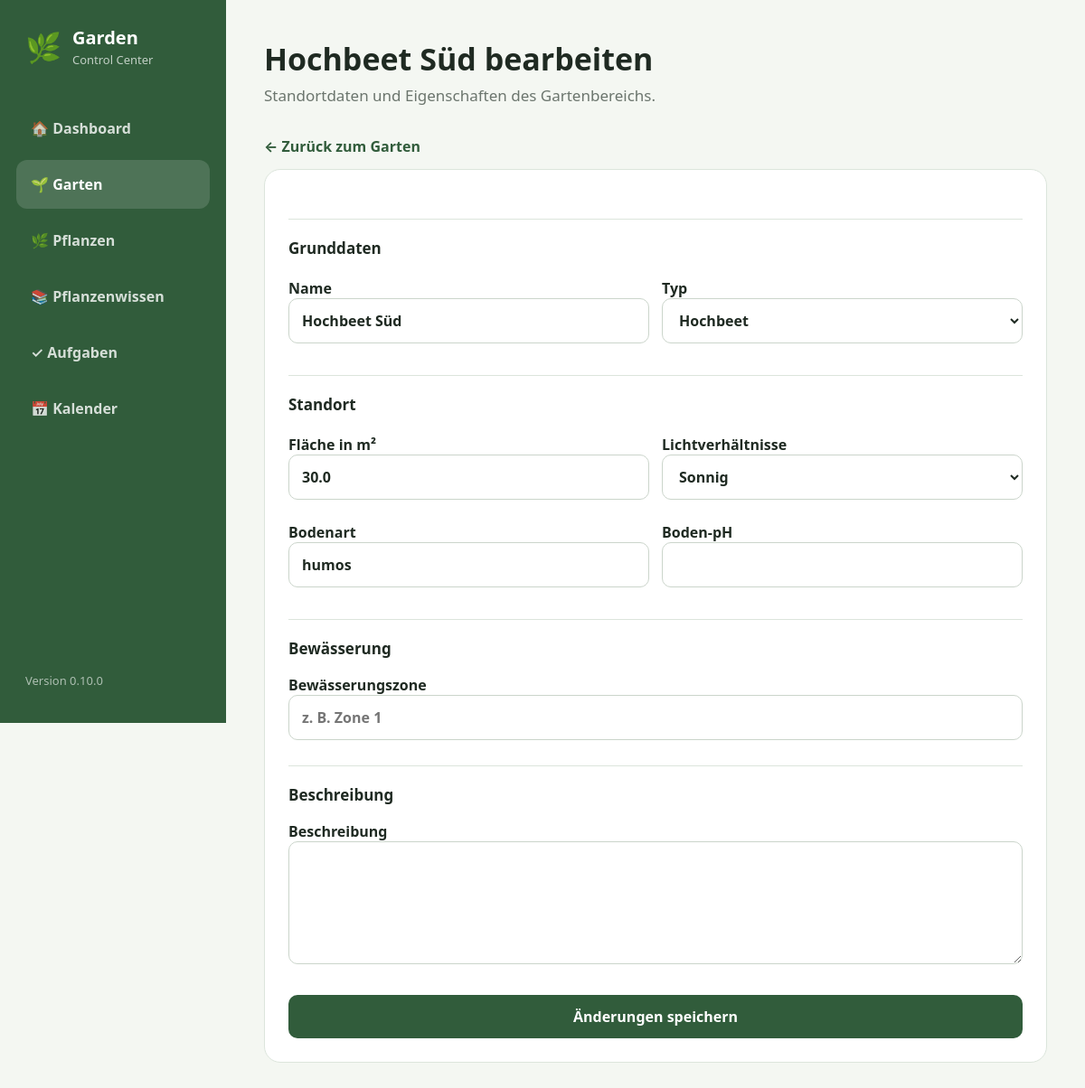
/garden/areas/2/edit, run on the app's committed database.
### app/models/garden_area.py (models this page shows)
class GardenArea(Base):
    __tablename__ = "garden_areas"
    id: Mapped[int] = mapped_column(
        Integer,
        primary_key=True,
        index=True,
    )
    name: Mapped[str] = mapped_column(
        String(100),
        nullable=False,
    )
    area_type: Mapped[str] = mapped_column(
        String(50),
        nullable=False,
    )
    area_size: Mapped[float | None] = mapped_column(
        Float,
        nullable=True,
    )
    light_condition: Mapped[str | None] = mapped_column(
        String(30),
        nullable=True,
    )
    soil_type: Mapped[str | None] = mapped_column(
        String(100),
        nullable=True,
    )
    soil_ph: Mapped[float | None] = mapped_column(
        Float,
        nullable=True,
    )
    irrigation_zone: Mapped[str | None] = mapped_column(
        String(50),
        nullable=True,
    )
    description: Mapped[str | None] = mapped_column(
        Text,
        nullable=True,
    )
    created_at: Mapped[datetime] = mapped_column(
        DateTime,
        default=datetime.now,
    )
    plants: Mapped[list["Plant"]] = relationship(
        back_populates="garden_area",
        cascade="all, delete-orphan",
    )

### app/routers/garden.py (the view)
@router.get(
    "/garden/areas/{area_id}/edit",
    response_class=HTMLResponse,
)
async def edit_garden_area_page(
    area_id: int,
    request: Request,
    db: Session = Depends(get_db),
):
    area = db.get(GardenArea, area_id)
    if area is None:
        return RedirectResponse(
            "/garden",
            status_code=303,
        )
    return templates.TemplateResponse(
        request=request,
        name="edit_garden_area.html",
        context={
            "page": "edit_garden_area",
            "app_name": APP_NAME,
            "version": APP_VERSION,
            "area": area,
        },
    )

### app/templates/edit_garden_area.html (shortened to what this page needs)
{% extends "base.html" %}
{% block content %}
<header class="page-header">
            <div>
                <h1>{{ area.name }} bearbeiten</h1>
                <p>
                    Standortdaten und Eigenschaften des Gartenbereichs.
                </p>
            </div>
        </header>
        <a
            href="/garden"
            class="back-link"
        >
            ← Zurück zum Garten
        </a>
        <form
            method="post"
            action="/garden/areas/{{ area.id }}/edit"
            class="form-card"
        >
            <h2 class="form-section-title">
                Grunddaten
            </h2>
            <div class="form-row">
                <label>
                    Name
                    <input
                        type="text"
                        name="name"
                        value="{{ area.name }}"
                        required
                    >
                </label>
                <label>
                    Typ
                    <select name="area_type">
                        <option value="Hochbeet"
                            {% if area.area_type == "Hochbeet" %}selected{% endif %}>
                            Hochbeet
                        </option>
                    </select>
                </label>
            </div>
            <h2 class="form-section-title">
                Standort
            </h2>
            <div class="form-row">
                <label>
                    Fläche in m²
                    <input
                        type="number"
                        name="area_size"
                        min="0"
                        step="0.1"
                        value="{{ area.area_size if area.area_size is not none else '' }}"
                    >
                </label>
                <label>
                    Lichtverhältnisse
                    <select name="light_condition">
                        <option value="sonnig"
                            {% if area.light_condition == "sonnig" %}selected{% endif %}>
                            Sonnig
                        </option>
                    </select>
                </label>
            </div>
            <div class="form-row">
                <label>
                    Bodenart
                    <input
                        type="text"
                        name="soil_type"
                        value="{{ area.soil_type or '' }}"
                        placeholder="z. B. humos, sandig, lehmig"
                    >
                </label>
                <label>
                    Boden-pH
                    <input
                        type="number"
                        name="soil_ph"
                        min="0"
                        max="14"
                        step="0.1"
                        value="{{ area.soil_ph if area.soil_ph is not none else '' }}"
                    >
                </label>
            </div>
            <h2 class="form-section-title">
                Bewässerung
            </h2>
            <label>
                Bewässerungszone
                <input
                    type="text"
                    name="irrigation_zone"
                    value="{{ area.irrigation_zone or '' }}"
                    placeholder="z. B. Zone 1"
                >
            </label>
            <h2 class="form-section-title">
                Beschreibung
            </h2>
            <label>
                Beschreibung
                <textarea
                    name="description"
                    rows="5"
                >{{ area.description or '' }}</textarea>
            </label>
            <button
                type="submit"
                class="primary-button"
            >
                Änderungen speichern
            </button>
        </form>
{% endblock %}

### app/static/css/style.css (style rules this page uses)
:root { --background: #f4f7f2; --surface: #ffffff; --primary: #315c3b; --primary-dark: #24482d; --primary-light: #e8f1e9; --text: #1f2a22; --muted: #6b756d; --border: #dce5dc; --danger: #a83a3a; --danger-background: #faeeee; --radius: 18px; }
* { box-sizing: border-box; }
html, body { margin: 0; min-height: 100%; }
body { font-family: system-ui, -apple-system, BlinkMacSystemFont, "Segoe UI", sans-serif; background: var(--background); color: var(--text); }
a { color: inherit; text-decoration: none; }
button, input, select, textarea { font: inherit; }
.page-header { margin-bottom: 34px; }
.page-header h1 { margin: 0 0 6px; font-size: 34px; }
.page-header p { margin: 0; color: var(--muted); font-size: 17px; }
h2 { margin-top: 0; }
.form-card { padding: 26px; background: var(--surface); border: 1px solid var(--border); border-radius: var(--radius); }
form label { display: block; margin: 18px 0 7px; font-weight: 650; }
input, select, textarea { width: 100%; min-height: 50px; padding: 12px 14px; border: 1px solid #cbd5cb; border-radius: 10px; background: white; color: var(--text); outline: none; }
textarea { resize: vertical; }
button { min-height: 48px; padding: 11px 18px; border: 0; border-radius: 10px; cursor: pointer; font-weight: 650; }
.primary-button { width: 100%; margin-top: 22px; background: var(--primary); color: white; }
.form-row { display: grid; grid-template-columns: repeat(2, minmax(0, 1fr)); gap: 14px; }
.form-section-title { margin: 28px 0 4px; padding-top: 20px; border-top: 1px solid var(--border); font-size: 17px; }
.back-link { display: inline-block; margin-bottom: 14px; color: var(--primary); font-weight: 650; }

### data on the page
GardenArea: name "Hochbeet Süd", area_type "Hochbeet", area_size "30.0", light_condition "Sonnig", soil_type "humos"

### other printed values
{{ version }} "0.10.0"
